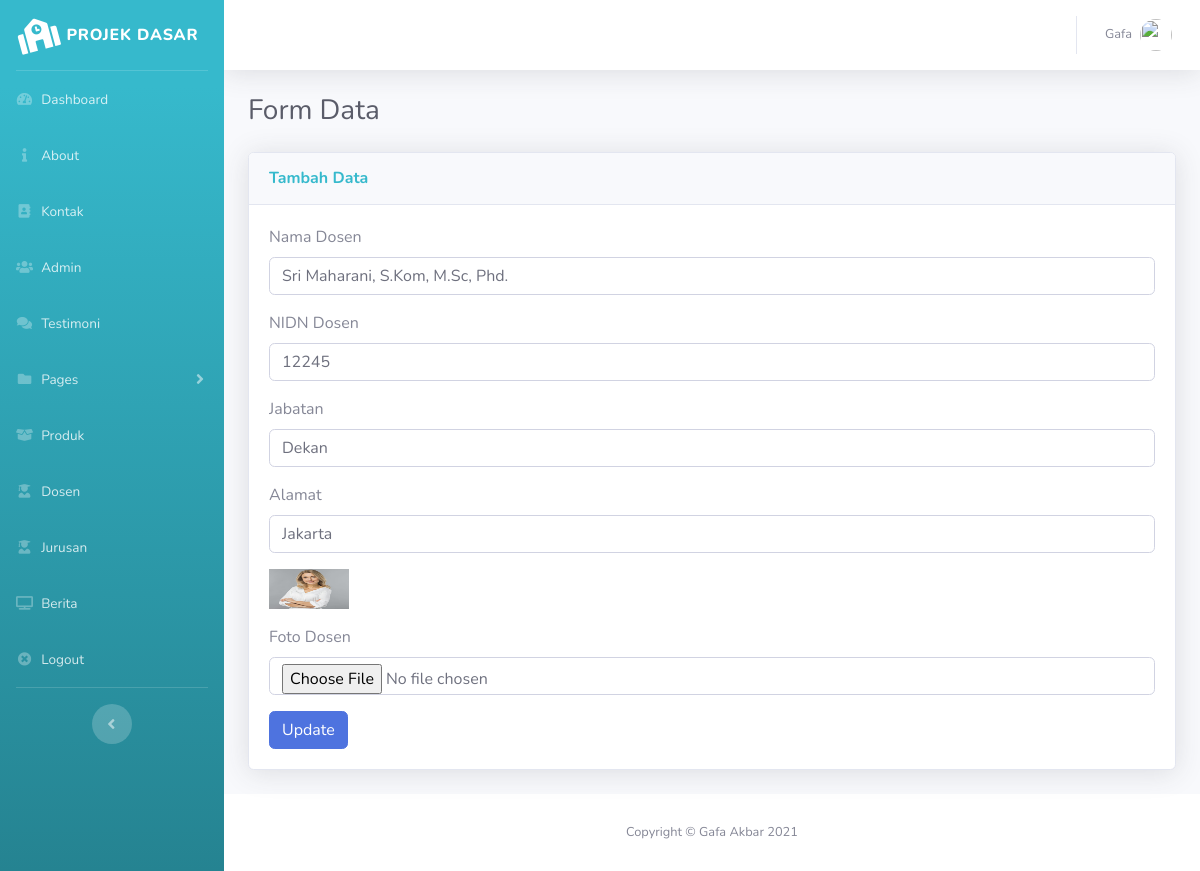
Screenshot of /pages/backend/index.php?page=dosen/edit&id=1 (signed in) with the database file from the repository.
### tables this page shows
CREATE TABLE `tb_dosen` (
  `id_dosen` int(11) NOT NULL,
  `nama_dosen` varchar(255) NOT NULL,
  `nidn_dosen` varchar(255) NOT NULL,
  `jabatan` varchar(255) NOT NULL,
  `alamat` text NOT NULL,
  `foto_dosen` varchar(255) NOT NULL
);

### pages/backend/index.php (called while the page is built, shortened)
<?php
include 'component/header.php';
include 'component/sidebar.php';
include 'content.php';
?>
<?php include 'component/footer.php'; ?>

### pages/backend/dosen/edit.php (the view, shortened to what this page needs)
<?php
$id_dosen = $_GET['id'];
$dosen = $koneksi->query("SELECT * FROM tb_dosen WHERE id_dosen='$id_dosen'")->fetch_array();
?>
<h1 class="h3 mb-4 text-gray-800">Form Data</h1>
<div class="card shadow mb-4">
  <div class="card-header py-3">
    <h6 class="m-0 font-weight-bold text-info">Tambah Data</h6>
  </div>
  <div class="card-body">
    <div class="table-responsive">
    <form action="" method="POST" enctype="multipart/form-data">
        <div class="form-group">
          <label>Nama Dosen</label>
          <input type="text" name="tnama" class="form-control" value="<?= $dosen['nama_dosen'] ?>">
        </div>
        <div class="form-group">
          <label>NIDN Dosen</label>
          <input type="text" name="tnidn" class="form-control" value="<?= $dosen['nidn_dosen'] ?>">
        </div>
        <div class="form-group">
          <label>Jabatan</label>
          <input type="text" name="tjabatan" class="form-control" value="<?= $dosen['jabatan'] ?>">
        </div>
        <div class="form-group">
          <label>Alamat</label>
          <input type="text" name="talamat" class="form-control" value="<?= $dosen['alamat'] ?>">
        </div>
        <div class="form-group">
          <img src="../../asset/img/<?= $dosen['foto_dosen'] ?>" alt="foto" width="80px" height="40px">
        </div>
        <div class="form-group">
          <label>Foto Dosen</label>
          <input type="file" name="tfoto" class="form-control" value="<?= $dosen['foto_dosen'] ?>">
        </div>
        <button type="submit" name="update" class="btn btn-primary btn-md">Update</button>
      </form>
    </div>
  </div>
</div>

### rows the page displays
tb_dosen: tnama "Sri Maharani, S.Kom, M.Sc, Phd.", tnidn "12245", tjabatan "Dekan", talamat "Jakarta", foto_dosen (picture)
